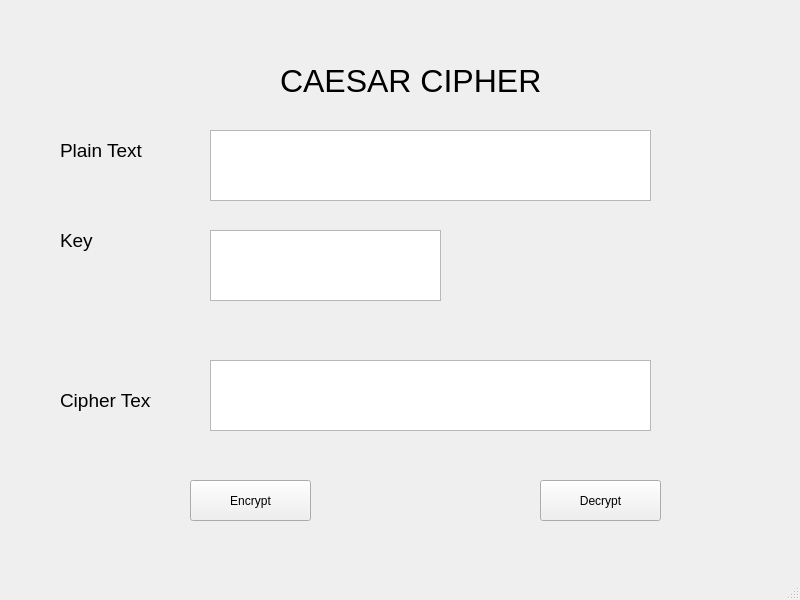
<?xml version="1.0" encoding="UTF-8"?>
<ui version="4.0">
 <class>MainWindow</class>
 <widget class="QMainWindow" name="MainWindow">
  <property name="geometry">
   <rect>
    <x>0</x>
    <y>0</y>
    <width>800</width>
    <height>600</height>
   </rect>
  </property>
  <property name="windowTitle">
   <string>MainWindow</string>
  </property>
  <widget class="QWidget" name="centralwidget">
   <widget class="QLabel" name="label">
    <property name="geometry">
     <rect>
      <x>280</x>
      <y>40</y>
      <width>311</width>
      <height>81</height>
     </rect>
    </property>
    <property name="font">
     <font>
      <pointsize>24</pointsize>
     </font>
    </property>
    <property name="text">
     <string>CAESAR CIPHER</string>
    </property>
   </widget>
   <widget class="QLabel" name="label_2">
    <property name="geometry">
     <rect>
      <x>60</x>
      <y>140</y>
      <width>91</width>
      <height>21</height>
     </rect>
    </property>
    <property name="font">
     <font>
      <pointsize>14</pointsize>
     </font>
    </property>
    <property name="text">
     <string>Plain Text</string>
    </property>
   </widget>
   <widget class="QLabel" name="label_3">
    <property name="geometry">
     <rect>
      <x>60</x>
      <y>230</y>
      <width>91</width>
      <height>21</height>
     </rect>
    </property>
    <property name="font">
     <font>
      <pointsize>14</pointsize>
     </font>
    </property>
    <property name="text">
     <string>Key</string>
    </property>
   </widget>
   <widget class="QLabel" name="label_4">
    <property name="geometry">
     <rect>
      <x>60</x>
      <y>390</y>
      <width>91</width>
      <height>21</height>
     </rect>
    </property>
    <property name="font">
     <font>
      <pointsize>14</pointsize>
     </font>
    </property>
    <property name="text">
     <string>Cipher Text</string>
    </property>
   </widget>
   <widget class="QPlainTextEdit" name="txt_key">
    <property name="geometry">
     <rect>
      <x>210</x>
      <y>230</y>
      <width>231</width>
      <height>71</height>
     </rect>
    </property>
   </widget>
   <widget class="QTextEdit" name="txt_cipher_text">
    <property name="geometry">
     <rect>
      <x>210</x>
      <y>360</y>
      <width>441</width>
      <height>71</height>
     </rect>
    </property>
   </widget>
   <widget class="QPlainTextEdit" name="txt_plain_text">
    <property name="geometry">
     <rect>
      <x>210</x>
      <y>130</y>
      <width>441</width>
      <height>71</height>
     </rect>
    </property>
   </widget>
   <widget class="QPushButton" name="btn_encrypt">
    <property name="geometry">
     <rect>
      <x>190</x>
      <y>480</y>
      <width>121</width>
      <height>41</height>
     </rect>
    </property>
    <property name="text">
     <string>Encrypt</string>
    </property>
   </widget>
   <widget class="QPushButton" name="btn_decrypt">
    <property name="geometry">
     <rect>
      <x>540</x>
      <y>480</y>
      <width>121</width>
      <height>41</height>
     </rect>
    </property>
    <property name="text">
     <string>Decrypt</string>
    </property>
   </widget>
  </widget>
  <widget class="QMenuBar" name="menubar">
   <property name="geometry">
    <rect>
     <x>0</x>
     <y>0</y>
     <width>800</width>
     <height>21</height>
    </rect>
   </property>
  </widget>
  <widget class="QStatusBar" name="statusbar"/>
 </widget>
 <resources/>
 <connections/>
</ui>
